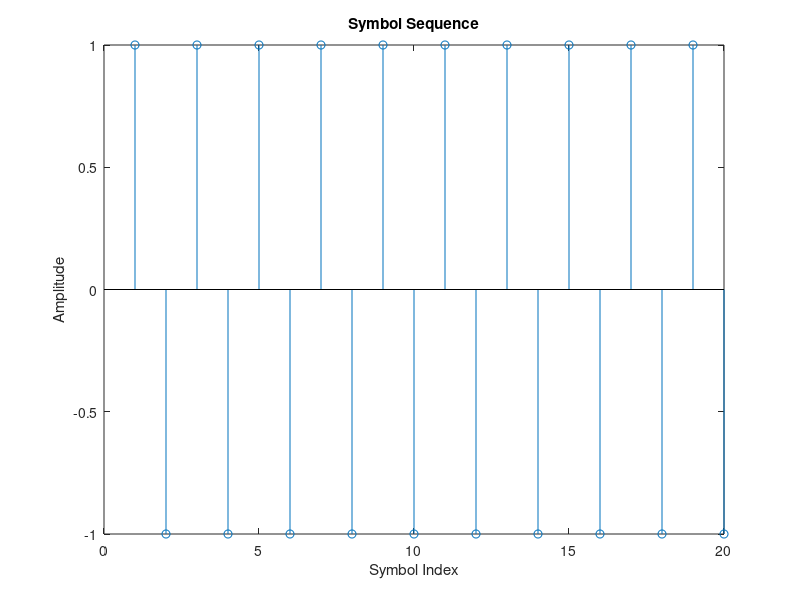
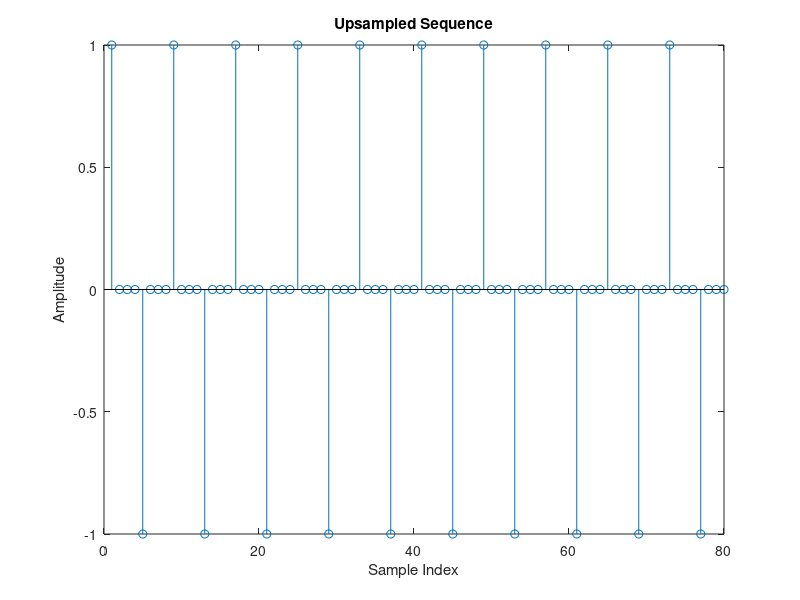

Source code (MATLAB) for these figures, in order: (Note: this script raises an error after producing the figures.)
L        = 4;   % Oversampling factor
M         = 2;  % Pam Order
rollOff  = 0.5; % Pulse shaping roll-off factor
rcDelay  = 10;  % Raised cosine delay in symbols

% Arbitrary binary data
data          = zeros(1, 2*rcDelay);
data(1:2:end) = M-1;

% PAM-modulated symbols:
txSym         = real(pammod(data, M));

figure
stem(txSym)
title('Symbol Sequence')
xlabel('Symbol Index')
ylabel('Amplitude')

% Upsampling
txUpSequence = upsample(txSym, L);

figure
stem(txUpSequence)
title('Upsampled Sequence')
xlabel('Sample Index')
ylabel('Amplitude')

% Pulse Shaping% Filter:
htx = rcosine(1, L, 'sqrt', rollOff, rcDelay/2);
txSequence = filter(htx, 1, txUpSequence);

figure
stem(txSequence)
title('Shaped Transmit Sequence')
xlabel('Index')
ylabel('Amplitude')